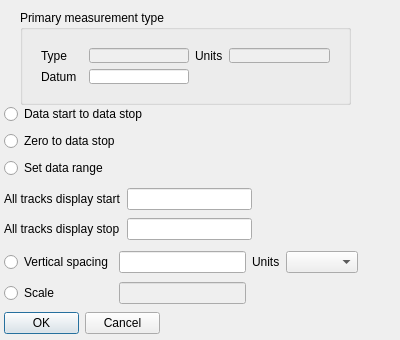
<?xml version="1.0" encoding="UTF-8"?>
<ui version="4.0">
 <class>Dialog</class>
 <widget class="QDialog" name="Dialog">
  <property name="geometry">
   <rect>
    <x>0</x>
    <y>0</y>
    <width>400</width>
    <height>340</height>
   </rect>
  </property>
  <property name="windowTitle">
   <string>Dialog</string>
  </property>
  <widget class="QDialogButtonBox" name="buttonBox">
   <property name="geometry">
    <rect>
     <x>4</x>
     <y>311</y>
     <width>156</width>
     <height>25</height>
    </rect>
   </property>
   <property name="orientation">
    <enum>Qt::Horizontal</enum>
   </property>
   <property name="standardButtons">
    <set>QDialogButtonBox::Cancel|QDialogButtonBox::Ok</set>
   </property>
  </widget>
  <widget class="QWidget" name="widget" native="true">
   <property name="geometry">
    <rect>
     <x>4</x>
     <y>248</y>
     <width>354</width>
     <height>59</height>
    </rect>
   </property>
   <layout class="QGridLayout" name="gridLayout_2">
    <item row="0" column="2">
     <widget class="QLineEdit" name="verticalSpacingLineEdit"/>
    </item>
    <item row="0" column="1">
     <widget class="QRadioButton" name="verticalSpacingRadioButton">
      <property name="text">
       <string>Vertical spacing</string>
      </property>
     </widget>
    </item>
    <item row="0" column="3">
     <widget class="QLabel" name="verticalSpacingUnitsLabel">
      <property name="text">
       <string>Units</string>
      </property>
     </widget>
    </item>
    <item row="0" column="4">
     <widget class="QComboBox" name="verticalSpacingUnitsComboBox"/>
    </item>
    <item row="1" column="1">
     <widget class="QRadioButton" name="scaleRadioButton">
      <property name="text">
       <string>Scale</string>
      </property>
     </widget>
    </item>
    <item row="1" column="2">
     <widget class="QLineEdit" name="scaleLineEdit">
      <property name="enabled">
       <bool>false</bool>
      </property>
     </widget>
    </item>
   </layout>
  </widget>
  <widget class="QWidget" name="widget_2" native="true">
   <property name="geometry">
    <rect>
     <x>4</x>
     <y>186</y>
     <width>248</width>
     <height>58</height>
    </rect>
   </property>
   <layout class="QGridLayout" name="gridLayout_3">
    <item row="1" column="1">
     <widget class="QLineEdit" name="displayStopLineEdit">
      <property name="toolTip">
       <string>Specify stop data value to display</string>
      </property>
     </widget>
    </item>
    <item row="0" column="0">
     <widget class="QLabel" name="displayStartLabel">
      <property name="text">
       <string>All tracks display start</string>
      </property>
     </widget>
    </item>
    <item row="1" column="0">
     <widget class="QLabel" name="displayStopLabel">
      <property name="text">
       <string>All tracks display stop</string>
      </property>
     </widget>
    </item>
    <item row="0" column="1">
     <widget class="QLineEdit" name="displayStartLineEdit">
      <property name="toolTip">
       <string>Specify start data value to display</string>
      </property>
     </widget>
    </item>
   </layout>
  </widget>
  <widget class="QWidget" name="widget_3" native="true">
   <property name="geometry">
    <rect>
     <x>4</x>
     <y>103</y>
     <width>165</width>
     <height>79</height>
    </rect>
   </property>
   <layout class="QGridLayout" name="gridLayout_4">
    <item row="0" column="0">
     <widget class="QRadioButton" name="dataStartToStopRadioButton">
      <property name="toolTip">
       <string>Scales plot range from data start to data stop</string>
      </property>
      <property name="text">
       <string>Data start to data stop</string>
      </property>
     </widget>
    </item>
    <item row="1" column="0">
     <widget class="QRadioButton" name="zeroToDataStopLineEdit">
      <property name="toolTip">
       <string>Scales plot range from zero to data stop</string>
      </property>
      <property name="text">
       <string>Zero to data stop</string>
      </property>
     </widget>
    </item>
    <item row="3" column="0">
     <widget class="QRadioButton" name="sepcityDisplayRangeRadioButton">
      <property name="text">
       <string>Set data range</string>
      </property>
     </widget>
    </item>
   </layout>
  </widget>
  <widget class="QGroupBox" name="primaryMeasurementGroupBox">
   <property name="geometry">
    <rect>
     <x>20</x>
     <y>10</y>
     <width>331</width>
     <height>95</height>
    </rect>
   </property>
   <property name="title">
    <string>Primary measurement type</string>
   </property>
   <property name="flat">
    <bool>true</bool>
   </property>
   <layout class="QVBoxLayout" name="verticalLayout_2">
    <item>
     <widget class="QWidget" name="primaryMeasurementWidget" native="true">
      <layout class="QGridLayout" name="gridLayout">
       <item row="2" column="0">
        <widget class="QLabel" name="datumLabel">
         <property name="text">
          <string>Datum</string>
         </property>
        </widget>
       </item>
       <item row="1" column="0" colspan="2">
        <widget class="QLabel" name="measurementTypeLabel">
         <property name="text">
          <string>Type</string>
         </property>
        </widget>
       </item>
       <item row="1" column="2">
        <widget class="QLineEdit" name="measurementTypeLineEdit">
         <property name="enabled">
          <bool>false</bool>
         </property>
         <property name="toolTip">
          <string>Data measurement type (eg MDKB (ft))</string>
         </property>
        </widget>
       </item>
       <item row="1" column="3">
        <widget class="QLabel" name="measurementTypeUnitsLabel">
         <property name="text">
          <string>Units</string>
         </property>
        </widget>
       </item>
       <item row="1" column="4">
        <widget class="QLineEdit" name="measurementTypeUnitsLineEdit">
         <property name="enabled">
          <bool>false</bool>
         </property>
         <property name="toolTip">
          <string>Data units</string>
         </property>
        </widget>
       </item>
       <item row="2" column="2">
        <widget class="QLineEdit" name="datumLineEdit"/>
       </item>
      </layout>
     </widget>
    </item>
   </layout>
  </widget>
 </widget>
 <resources/>
 <connections>
  <connection>
   <sender>buttonBox</sender>
   <signal>accepted()</signal>
   <receiver>Dialog</receiver>
   <slot>accept()</slot>
   <hints>
    <hint type="sourcelabel">
     <x>248</x>
     <y>254</y>
    </hint>
    <hint type="destinationlabel">
     <x>157</x>
     <y>274</y>
    </hint>
   </hints>
  </connection>
  <connection>
   <sender>buttonBox</sender>
   <signal>rejected()</signal>
   <receiver>Dialog</receiver>
   <slot>reject()</slot>
   <hints>
    <hint type="sourcelabel">
     <x>316</x>
     <y>260</y>
    </hint>
    <hint type="destinationlabel">
     <x>286</x>
     <y>274</y>
    </hint>
   </hints>
  </connection>
 </connections>
</ui>
